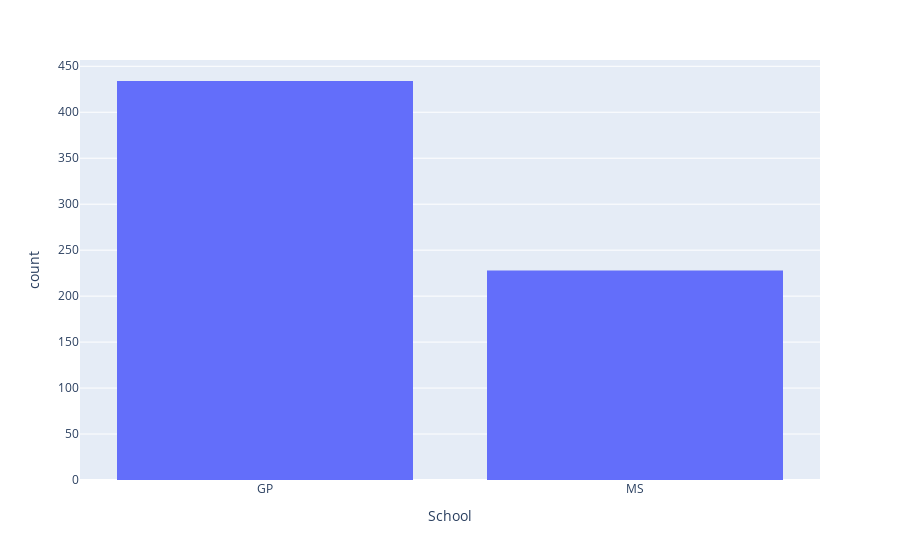

Notebook code for this chart:
### Code cell
fig = px.histogram(x=data['school'],  labels={'x':'School'})
fig.show()

### Figure 1 — Plotly figure (JSON) as saved in the notebook; plotly's stock layout.template omitted (floating-point values rounded to 4 significant figures; data arrays with more than 128 entries replaced by an {"elided": "..."} marker saying what was removed)
{"data": [{"alignmentgroup": "True", "bingroup": "x", "hovertemplate": "School=%{x}<br>count=%{y}<extra></extra>", "legendgroup": "", "marker": {"color": "#636efa"}, "name": "", "offsetgroup": "", "orientation": "v", "showlegend": false, "type": "histogram", "x": {"elided": "662 str values"}, "xaxis": "x", "yaxis": "y"}], "layout": {"barmode": "relative", "legend": {"tracegroupgap": 0}, "margin": {"t": 60}, "xaxis": {"anchor": "y", "domain": [0, 1], "title": {"text": "School"}}, "yaxis": {"anchor": "x", "domain": [0, 1], "title": {"text": "count"}}}}
